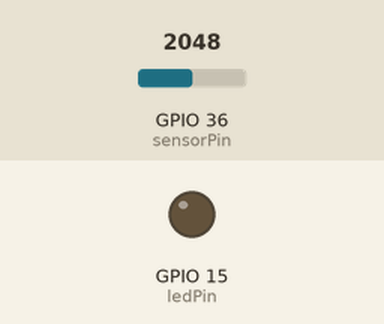
A sketch run on a simulated ESP32. Shown: output pins drawn as LEDs (lit = HIGH). The test bench sets the inputs (shaded band); at power-on: GPIO 36 (sensorPin) = 2048. WiFi joins after 1.5 s; servers stay silent unless stated; what the sketch prints to the serial monitor is not drawn.

Above: at 0.1 s.
At 1.9 s:
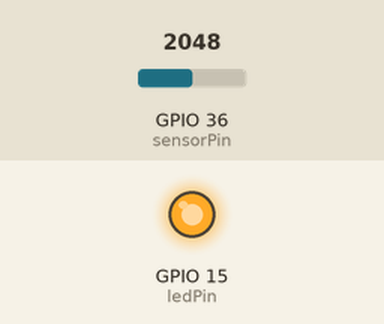
Timing chart, 0 to 3.4 s (numbered marks = the images above):
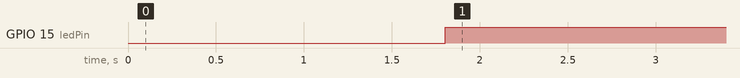

The sketch:

tuebidity_sensor_esp32.ino
```cpp
#define BLYNK_TEMPLATE_ID "TMPL3KRt-_Fs9"
#define BLYNK_TEMPLATE_NAME "Water management"
#define BLYNK_AUTH_TOKEN "g2WmQ0OzUrLRkzKd1A4ro-yEvzg6l3R8"
//#define LED_PIN 15
//#define sensorPin  36
#define BLYNK_PRINT Serial
//#define turbidityLevel  100
#include <WiFi.h>
#include <WiFiClient.h>
#include <BlynkSimpleEsp32.h>
#include <SimpleTimer.h>

char auth[] = "g2WmQ0OzUrLRkzKd1A4ro-yEvzg6l3R8";
char ssid[] = "Salil OnePlus"; // type your wifi name
char pass[] = "12345678"; // type your wifi password

const int sensorPin = 36; // analog pin connected to sensor
const int ledPin = 15;      // pin that the LED is attached to
const int threshold = 40;  // an arbitrary threshold level that's in the range of the analog input

//float calibration_value = 0.62; // calibration value for your sensor

int sensorValue = analogRead(sensorPin);
//float percentageValue = map(sensorValue, 0, 1023, 0, 100)

void setup() {
  Serial.begin(9600); // initialize serial communication
  pinMode(sensorPin, INPUT); // set sensor pin as input
  pinMode(ledPin, OUTPUT); // initialize the digital pin as an output
  Blynk.begin("LXzpdNkbT7j6ON5HsB8EbbmF3hMaG9pm", "Salil OnePlus", "12345678"); // connect to Blynk server
}

void loop() {
  int turbidityValue = analogRead(sensorPin);
  // Convert the analog value to turbidity level (0-100)
  float turbidityLevel = map(turbidityValue, 0, 2000, 0, 100);

  // Print the turbidity level on the serial monitor
  Serial.print("Turbidity Level: ");
  Serial.print(turbidityLevel);
  Serial.println("%");
  Blynk.virtualWrite(V2, turbidityLevel);
   // send turbidity value to Blynk app sensorValue = analogRead(A0); // read the value from the sensor
 {
  // read the value of the potentiometer:
  int analogValue = analogRead(sensorPin);

  // if the analog value is high enough, turn on the LED:
  if (analogValue > threshold) {
    digitalWrite(ledPin, HIGH);
  } else {
    digitalWrite(ledPin, LOW);
  }

  // print the analog value:
  Serial.println(analogValue);
  delay(100);  // delay in between reads for stability
  }
}
```

Measured:
- by itself, GPIO 15 (ledPin): LOW → HIGH at 1.8 s
